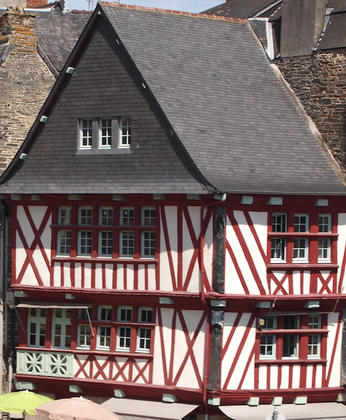
%> input picture 1A/Probabilites/TP3/Images/Morlaix.png, 346 x 420 px, shrunk from 512 x 622 before the run
$ octave exercice_1.m   (GNU Octave 9; MATLAB toolbox functions it lacks are replaced by stand-ins)
%> lines starting %> are read from the running program, lines starting %| are printed output that depends on the picture; in (x1, y1, x2, y2) boxes, pixels count from 0 and x2, y2 are one past the last pixel; in counts of white or black regions, pixels touching at a corner belong together; the program's own positions count from 1
### 1A/Probabilites/TP3/recursion.m
% Fonction recursive permettant de construire un ensemble connexe de pixels similaires au pixel (i,j) :

function [E,card_E,contour_restant] = recursion(E,card_E,contour_restant,i,j,Gx,Gy,G_norme,card_E_max,cos_alpha)

	nb_lignes = size(G_norme,1);
	nb_colonnes = size(G_norme,2);
	liste_decalages = [-1 -1 ; -1 0 ; -1 1 ; 0 -1 ; 0 1 ; 1 -1 ; 1 0 ; 1 1];
	liste_voisins = [];
	for k = 1:8
		i_voisin = i+liste_decalages(k,1);
		j_voisin = j+liste_decalages(k,2);
		if i_voisin>=1 & i_voisin<=nb_lignes & j_voisin>=1 & j_voisin<=nb_colonnes
			if contour_restant(i_voisin,j_voisin)
				liste_voisins = [liste_voisins ; i_voisin j_voisin];
			end
		end
	end

	k = 1;
	while k<=size(liste_voisins,1) & card_E<card_E_max
		i_voisin = liste_voisins(k,1);
		j_voisin = liste_voisins(k,2);
		if contour_restant(i_voisin,j_voisin)
			contour_restant(i_voisin,j_voisin) = 0;
			produit_scalaire = Gx(i,j)*Gx(i_voisin,j_voisin)+Gy(i,j)*Gy(i_voisin,j_voisin);
			if abs(produit_scalaire)> G_norme(i,j)*G_norme(i_voisin,j_voisin)* cos_alpha
				card_E = card_E+1;
				E(card_E,:) = [i_voisin j_voisin];
				[E,card_E,contour_restant] = recursion(E,card_E,contour_restant,i_voisin,j_voisin,Gx,Gy,G_norme,card_E_max,cos_alpha);
			end
		end
		k = k+1;
	end
end

### 1A/Probabilites/TP3/exercice_1.m
clear;
close all;
taille_ecran = get(0,'ScreenSize');
L = taille_ecran(3);
H = taille_ecran(4);

% Pour eviter les messages d'avertissement :
set(0,'RecursionLimit',1000);

% Parametres :
S = 0.1;			% Seuil sur la norme du gradient
alpha = deg2rad(10);		% Seuil sur l'orientation du gradient (en radians)
cos_alpha = cos(alpha);

% Lecture de l'image :
fichier_image = 'Images/Morlaix.png';
%fichier_image = 'Images/Piree.png';
Im = imread(fichier_image);
%> Im is the input picture: size 420x346x3 uint8; mean R, G, B 122.1, 104.6, 102.1

% Image aleatoire tiree selon une loi uniforme :
%Im = uint8(255*rand(128));

% Valeurs limites du cardinal de E :
nb_lignes = size(Im,1);
%> nb_lignes = 420
nb_colonnes = size(Im,2);
%> nb_colonnes = 346
diagonale = floor(sqrt(nb_lignes^2+nb_colonnes^2));
%> diagonale = 544
card_min = floor(diagonale/20);
%> card_min = 27
card_max = floor(diagonale/4);
%> card_max = 136

% Conversion en niveaux de gris si necessaire :
if size(Im,3)==3
	Im = rgb2gray(Im);
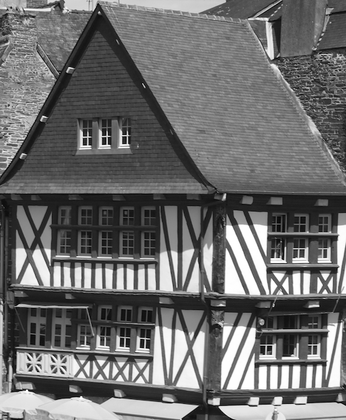
%> Im: size 420x346 uint8; min 0, max 255, mean 109.6
end

% Normalisation des niveaux de gris entre 0 et 1 :
Im = double(Im);
%> Im: size 420x346 double
Im = Im/max(Im(:));

% Gradient du niveau de gris  (x vers le bas, y vers la droite) :
Gx = zeros(size(Im));
Gx(2:end-1,:) = 0.5*(Im(3:end,:)-Im(1:end-2,:));	% Differences finies centrees
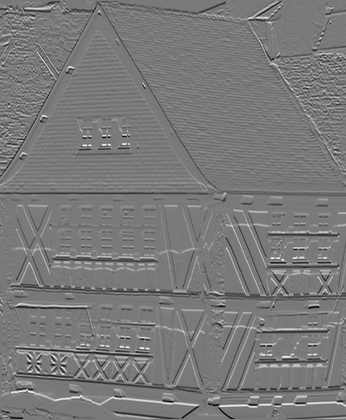
%> Gx: size 420x346 double; min -0.451, max 0.492, mean -2.6e-05; drawn with min black and max white
Gx(1,:) = Im(2,:)-Im(1,:);				% Premiere ligne
%> Gx: size 420x346 double; 0.22% of pixels changed, all inside (x1, y1, x2, y2) = (0, 0, 346, 1)
Gx(end,:) = Im(end,:)-Im(end-1,:);						% Derniere ligne
%> Gx: size 420x346 double; min -0.631, max 0.492, mean -8.67e-05

Gy = zeros(size(Im));
Gy(:,2:end-1) = 0.5*(Im(:,3:end)-Im(:,1:end-2));	% Differences finies centrees
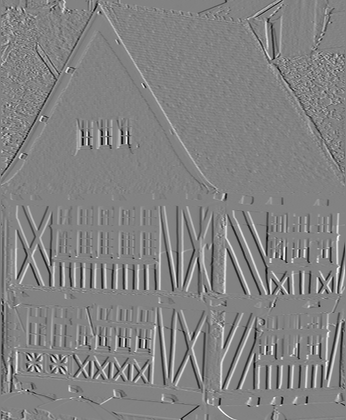
%> Gy: size 420x346 double; min -0.461, max 0.439, mean -0.000305; drawn with min black and max white
Gy(:,1) = Im(:,2)-Im(:,1);						% Premiere colonne
%> Gy: size 420x346 double; 0.28% of pixels changed, all inside (x1, y1, x2, y2) = (0, 0, 1, 420)
Gy(:,end) = Im(:,end)-Im(:,end-1);    					% Derniere colonne
%> Gy: size 420x346 double; min -0.463, max 0.439, mean -0.000279

% Norme du gradient :
G_norme = sqrt(Gx.^2+Gy.^2);
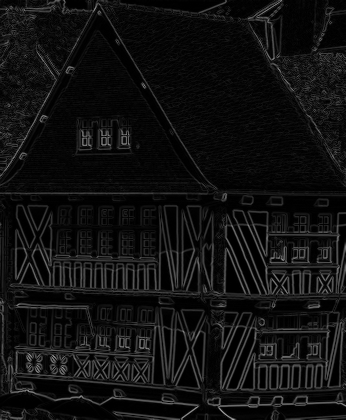
%> G_norme: size 420x346 double; min 0, max 0.656, mean 0.0672

% Pixels a traiter (ou la norme du gradient est elevee) :
contour = G_norme>S;
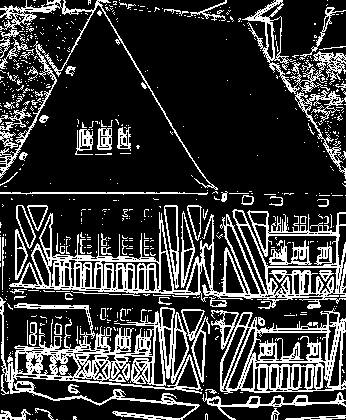
%> contour: size 420x346 logical; 22.2% white in thin lines or dots
indices_contour = find(contour>0);
%> indices_contour = 32216 values from 9 to 145318

% Boucle de traitement des pixels de contour :
liste_ensembles_E = [];
nb_ensembles_E = 0;
while length(indices_contour)>0

	% Creation d'un nouvel ensemble de pixels de contour connexes :
	E = zeros(card_max,2);		% Contient au plus card_max pixels
	card_E = 0;

	% Tri des pixels non encore traites selon la norme du gradient :
	G_norme_contour = G_norme(indices_contour);
	[valeurs_triees_G_norme_contour,indices] = sort(G_norme_contour,'descend');

	% Initialisation de E par le pixel ayant la norme du gradient la plus elevee :
	indice_germe = indices_contour(indices(1));
	[i_germe,j_germe] = ind2sub(size(Im),indice_germe);
	contour(i_germe,j_germe) = 0;
	card_E = card_E+1;
	E(card_E,:) = [i_germe j_germe];


	% Concatenation des pixels connexes au germe, de gradient parallele (a alpha pres) :
	[E,card_E,contour] = recursion(E,card_E,contour,i_germe,j_germe,Gx,Gy,G_norme,card_max,cos_alpha);

	% Ajout de l'ensemble E a la liste d'ensembles E, si son cardinal est superieur a card_min :
	if card_E>=card_min
		nb_ensembles_E = nb_ensembles_E+1;
		liste_ensembles_E = reshape([liste_ensembles_E(:) ; E(:)],card_max,2,nb_ensembles_E);
	end

	% Mise a jour des pixels a traiter :
	indices_contour = find(contour>0);
end
%> this loop made 3600 passes
%> (card_E, indice_germe, i_germe, j_germe) on passes 1 to 12: (3, 98280, 420, 234), (27, 94494, 414, 225), (22, 12535, 355, 30), (15, 26408, 368, 63), (28, 82728, 408, 197), (1, 118700, 260, 283), (9, 15906, 366, 38), (3, 33997, 397, 81), (1, 45505, 145, 109), (21, 22617, 357, 54), (2, 10891, 391, 26), (1, 61669, 349, 147)
%> contour: size 420x346 logical; every value is 0
%> after the loop, E = 136 rows, first 12: [300 15; 0 0; 0 0; 0 0; 0 0; 0 0; 0 0; 0 0; 0 0; 0 0; 0 0; 0 0]; nb_ensembles_E = 183

% Affichage de l'image :
figure('Name','Ensembles de pixels voisins ayant des gradients paralleles','Position',[0,0,L,H]);
subplot(1,2,1);
imagesc(Im);
axis equal;
axis off;
colormap gray;

% Affichage des ensembles E (fonction label2rgb) :
etiquettes = zeros(size(Im));				% On attribue une etiquette a chaque ensemble E
for k = 1:nb_ensembles_E
	E = liste_ensembles_E(:,:,k);
	indices_non_nuls = find(sum(E,2));
	E = E(indices_non_nuls,:);					% Suppression des lignes [0 0]
	for l = 1:length(indices_non_nuls)
		i = E(indices_non_nuls(l),1);
		j = E(indices_non_nuls(l),2);
		etiquettes(i,j) = k;
	end
end
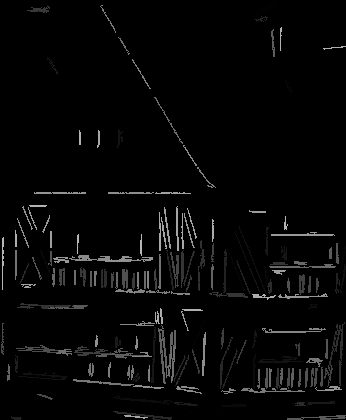
%> etiquettes: size 420x346 double; min 0, max 183, mean 6.6
Im_resultat = label2rgb(etiquettes,'jet',[.5 .5 .5]);	% Chaque ensemble E recoit une couleur
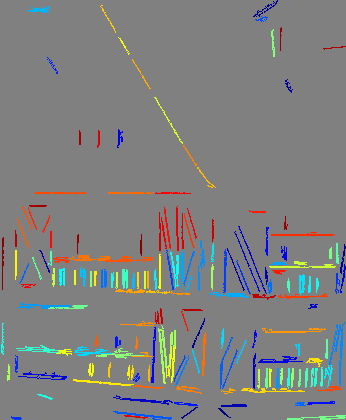
%> Im_resultat: size 420x346x3 uint8; mean R, G, B 127, 128.5, 128
subplot(1,2,2);
imagesc(Im_resultat);
axis equal;
axis off;

save exercice_1;

$ run again, with 1A/Probabilites/TP3/Images/Piree.png copied over 1A/Probabilites/TP3/Images/Morlaix.png
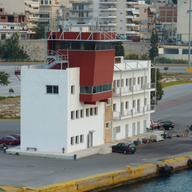
%> input picture 1A/Probabilites/TP3/Images/Piree.png, 192 x 192 px
%> Im is the input picture: size 192x192x3 uint8; mean R, G, B 126.3, 125.9, 121.1
%> `contour = G_norme>S;`:
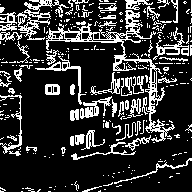
%> contour: size 192x192 logical; 20.2% white in thin lines or dots
%> indices_contour = 7463 values from 5 to 36833
%> the loop `while length(indices_contour)>0` made 1382 passes
%> (card_E, indice_germe, i_germe, j_germe) on passes 1 to 8: (29, 28897, 97, 151), (1, 14703, 111, 77), (1, 13744, 112, 72), (1, 12741, 69, 67), (3, 25357, 13, 133), (7, 36, 36, 1), (19, 3984, 144, 21), (1, 23481, 57, 123)
%> after the loop `while length(indices_contour)>0`: E = 67 rows, first 12: [42 1; 0 0; 0 0; 0 0; 0 0; 0 0; 0 0; 0 0; 0 0; 0 0; 0 0; 0 0]; nb_ensembles_E = 52
%> the loop `for k = 1:nb_ensembles_E` made 52 passes
%> indices_non_nuls on passes 4, 16, 20, 22, 24, 28, 30: [1; 2; 3; 4; 5; 6; 7; 8; 9; 10; 11; 12; 13], [1; 2; 3; 4; 5; 6; 7; 8; 9; 10; 11; 12; 13; 14; 15; 16], [1; 2; 3; 4; 5; 6; 7; 8; 9; 10; 11; 12; 13; 14; 15], [1; 2; 3; 4; 5; 6; 7; 8; 9; 10; 11; 12; 13; 14], [1; 2; 3; 4; 5; 6; 7; 8; 9; 10; 11; 12; 13; 14; 15], [1; 2; 3; 4; 5; 6; 7; 8; 9; 10; 11; 12; 13; 14], [1; 2; 3; 4; 5; 6; 7; 8; 9; 10; 11; 12; 13]
%> `Im_resultat = label2rgb(etiquettes,'jet',[.5 .5 .5]);`:
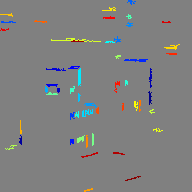
%> Im_resultat: size 192x192x3 uint8; mean R, G, B 127.5, 128.1, 128
